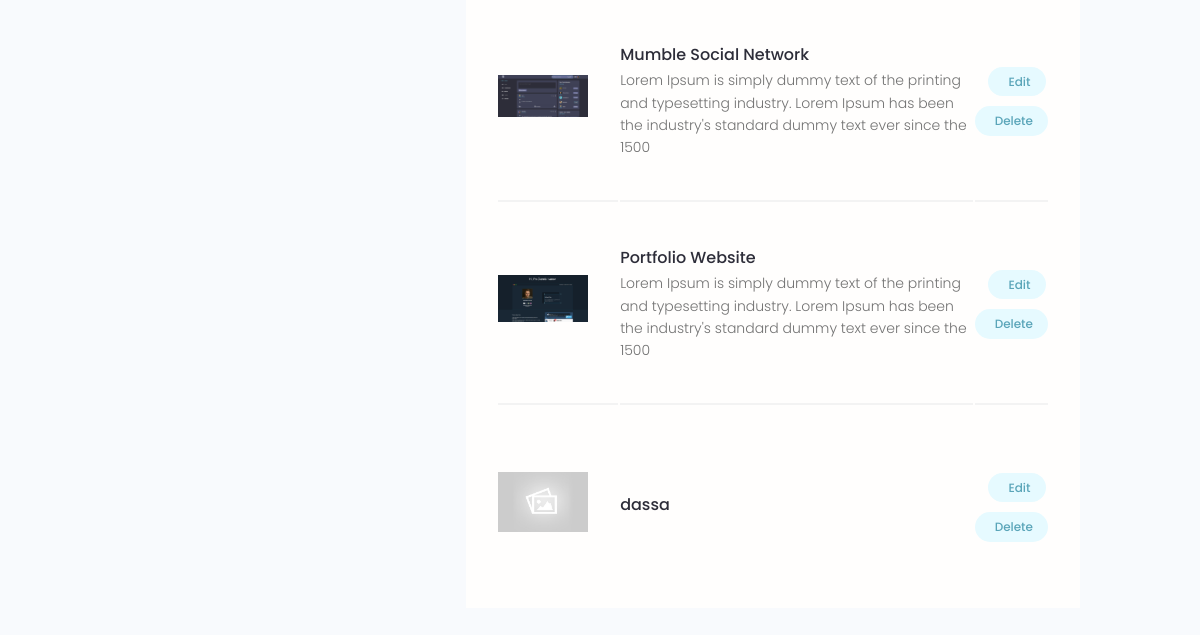
Page /account/ (signed in, lower part) on the earlier database version.
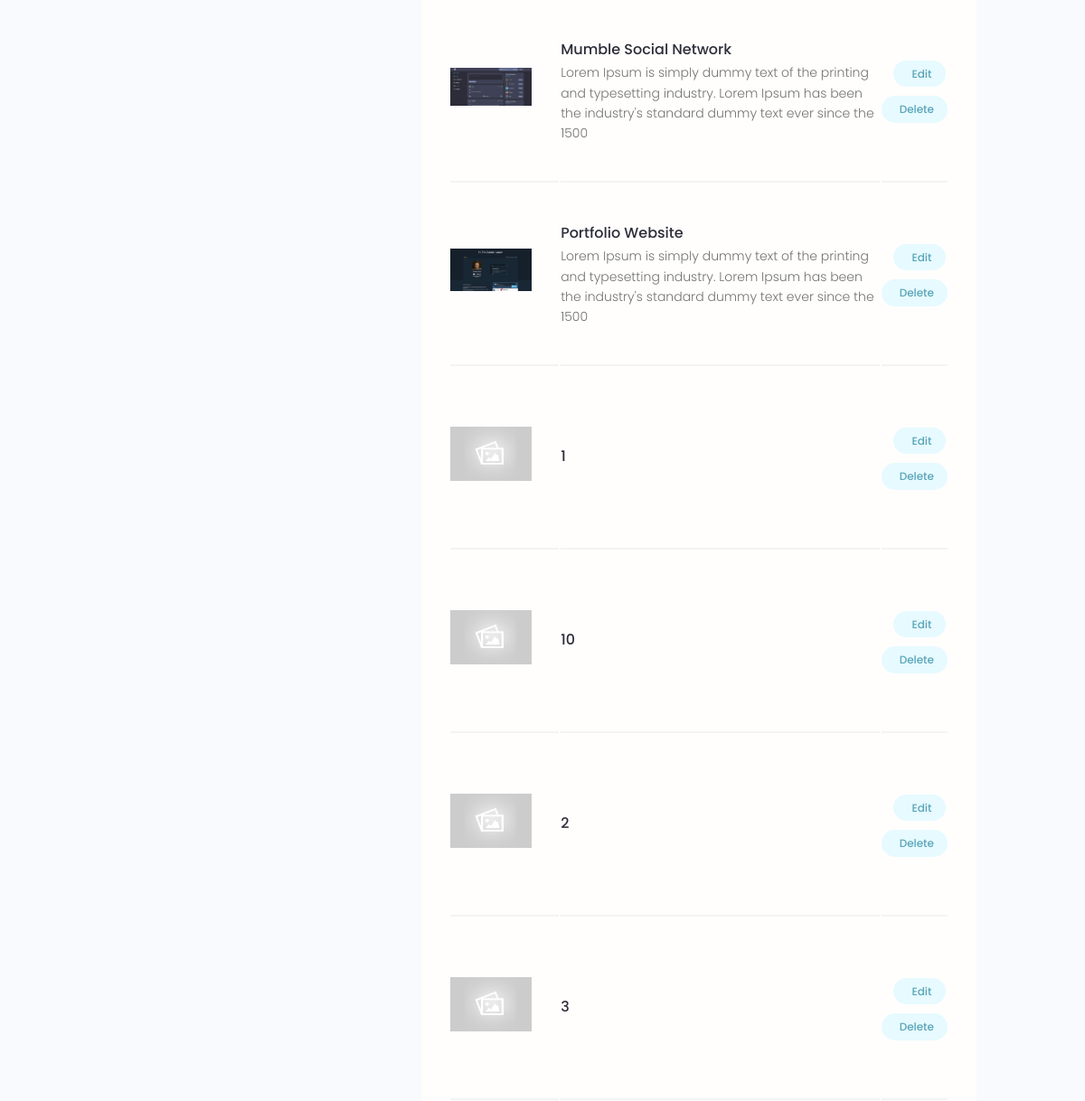
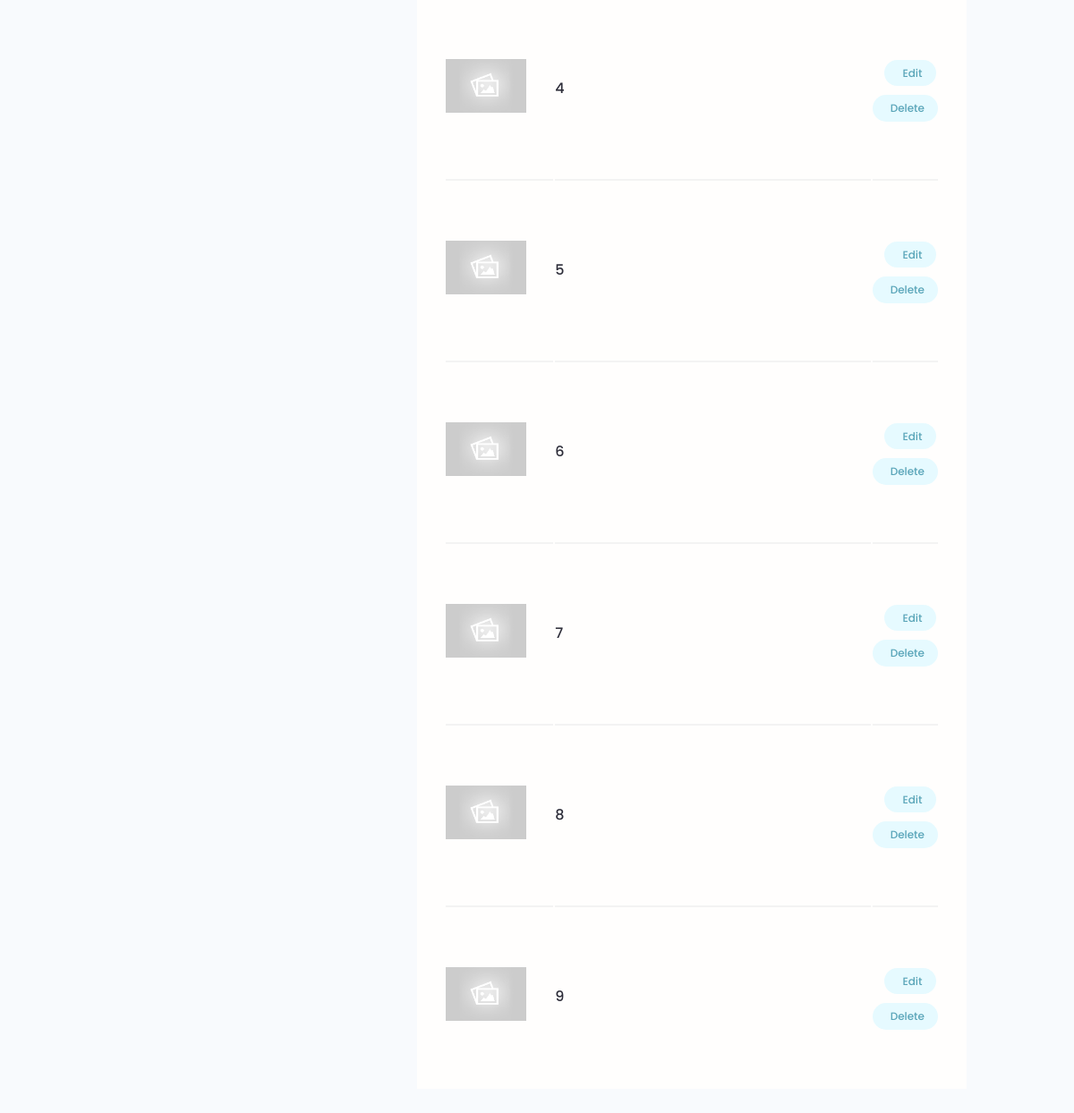
Same page on the later database version (2 pictures, top to bottom).
### projects/models.py (models this page shows, shortened)
class Project(models.Model):
    owner = models.ForeignKey(Profile, null = True, blank = True, on_delete=models.SET_NULL)
    title = models.CharField(max_length = 200)
    description = models.TextField(null = True, blank=True) #we can have no data in this
    featured_image = models.ImageField(null = True, blank=True, default="default.jpg")
    demo_link = models.CharField(max_length = 2000, null = True, blank = True)
    source_link = models.CharField(max_length = 2000, null = True, blank = True)
    tags = models.ManyToManyField('Tag', blank = True)
    vote_total = models.IntegerField(default = 0, null = True, blank = True)
    vote_ratio = models.IntegerField(default = 0, null = True, blank = True)
    created = models.DateTimeField(auto_now_add = True)
    id = models.UUIDField(default=uuid.uuid4, unique=True, primary_key = True, editable = False)
    class Meta:
        ordering = ['-vote_ratio', '-vote_total', 'title']

### users/views.py (the view)
# urls.py: path('account/', views.userAccount, name="account"),
@login_required(login_url='login')
def userAccount(request):
    profile = request.user.profile
    skills = profile.skill_set.all()
    projects = profile.project_set.all()
    context = {'profile': profile, 'skills':skills, 'projects': projects}
    return render(request, 'users/account.html', context)

### users/templates/users/account.html (shortened to what this page needs)
{% extends 'main.html' %}
{% block content %}
  <main class="settingsPage profile my-md">
    <div class="container">
      <div class="layout">
        <div class="column column--1of3">
        </div>
        <div class="column column--2of3">
          <table class="settings__table">
            {% for project in projects %}
            <tr>
              <td class="settings__thumbnail">
                <a href="{% url 'project' project.id %}"><img src="{{project.featured_image.url}}" alt="Project Thumbnail" /></a>
              </td>
              <td class="settings__tableInfo">
                <a href="{% url 'project' project.id %}">{{project.title}}</a>
                <p>{{project.description|slice:"150"}}</p>
              </td>
              <td class="settings__tableActions">
                <a class="tag tag--pill tag--main settings__btn" href="{% url 'update-project' project.id %}"> Edit</a>
                <a class="tag tag--pill tag--main settings__btn" href="{% url 'delete-project' project.id %}?next=/account">
                  Delete</a>
              </td>
            </tr>
            {% endfor %}
          </table>
        </div>
      </div>
    </div>
  </main>
{% endblock %}

Differences in the rows shown:
removed Project: featured_image (placeholder picture), title "dassa"
added Project: featured_image (placeholder picture), title "1"
added Project: featured_image (placeholder picture), title "10"
added Project: featured_image (placeholder picture), title "2"
added Project: featured_image (placeholder picture), title "3"
added Project: featured_image (placeholder picture), title "4"
added Project: featured_image (placeholder picture), title "5"
added Project: featured_image (placeholder picture), title "6"
added Project: featured_image (placeholder picture), title "7"
added Project: featured_image (placeholder picture), title "8"
added Project: featured_image (placeholder picture), title "9"
